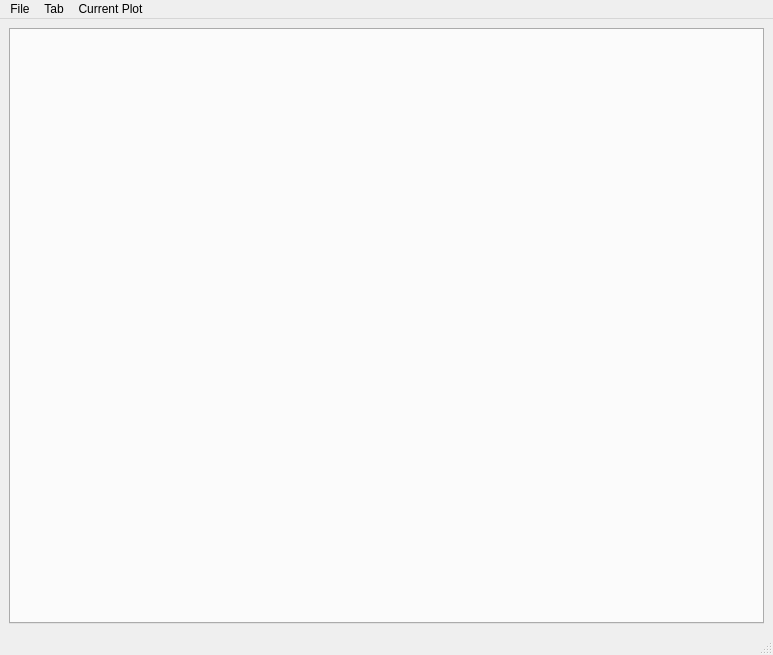
<?xml version="1.0" encoding="UTF-8"?>
<ui version="4.0">
 <class>MainWindow</class>
 <widget class="QMainWindow" name="MainWindow">
  <property name="geometry">
   <rect>
    <x>0</x>
    <y>0</y>
    <width>773</width>
    <height>655</height>
   </rect>
  </property>
  <property name="windowTitle">
   <string>MainWindow</string>
  </property>
  <widget class="QWidget" name="centralwidget">
   <layout class="QVBoxLayout" name="verticalLayout">
    <item>
     <widget class="QTabWidget" name="tabWidget">
      <property name="currentIndex">
       <number>-1</number>
      </property>
      <property name="tabsClosable">
       <bool>true</bool>
      </property>
      <property name="movable">
       <bool>true</bool>
      </property>
     </widget>
    </item>
   </layout>
  </widget>
  <widget class="QMenuBar" name="menubar">
   <property name="geometry">
    <rect>
     <x>0</x>
     <y>0</y>
     <width>773</width>
     <height>21</height>
    </rect>
   </property>
   <widget class="QMenu" name="menuFile">
    <property name="title">
     <string>File</string>
    </property>
    <addaction name="file_open"/>
   </widget>
   <widget class="QMenu" name="menuPlot">
    <property name="title">
     <string>Current Plot</string>
    </property>
    <addaction name="curPlot_zoom_to"/>
    <addaction name="separator"/>
    <addaction name="curPlot_cut"/>
    <addaction name="curPlot_copy"/>
    <addaction name="curPlot_paste"/>
    <addaction name="separator"/>
    <addaction name="actionDelete"/>
   </widget>
   <widget class="QMenu" name="menuTab">
    <property name="title">
     <string>Tab</string>
    </property>
    <addaction name="tab_new_trace"/>
    <addaction name="tab_new_image"/>
    <addaction name="separator"/>
    <addaction name="actionClose_tab"/>
   </widget>
   <addaction name="menuFile"/>
   <addaction name="menuTab"/>
   <addaction name="menuPlot"/>
  </widget>
  <widget class="QStatusBar" name="statusbar"/>
  <action name="file_open">
   <property name="text">
    <string>Open</string>
   </property>
   <property name="shortcut">
    <string>Ctrl+O</string>
   </property>
  </action>
  <action name="actionDelete">
   <property name="text">
    <string>Delete</string>
   </property>
  </action>
  <action name="curPlot_copy">
   <property name="text">
    <string>Copy</string>
   </property>
   <property name="shortcut">
    <string>Ctrl+C</string>
   </property>
  </action>
  <action name="curPlot_paste">
   <property name="text">
    <string>Paste</string>
   </property>
   <property name="shortcut">
    <string>Ctrl+V</string>
   </property>
  </action>
  <action name="tab_new_trace">
   <property name="text">
    <string>New Trace tab</string>
   </property>
   <property name="shortcut">
    <string>Ctrl+T</string>
   </property>
  </action>
  <action name="tab_new_image">
   <property name="text">
    <string>New Image tab</string>
   </property>
   <property name="shortcut">
    <string>Ctrl+I</string>
   </property>
  </action>
  <action name="actionClose_tab">
   <property name="text">
    <string>Close tab</string>
   </property>
  </action>
  <action name="curPlot_cut">
   <property name="text">
    <string>Cut</string>
   </property>
   <property name="shortcut">
    <string>Ctrl+X</string>
   </property>
  </action>
  <action name="curPlot_zoom_to">
   <property name="text">
    <string>Zoom to</string>
   </property>
   <property name="shortcut">
    <string>Alt+Z</string>
   </property>
  </action>
 </widget>
 <resources/>
 <connections/>
</ui>
